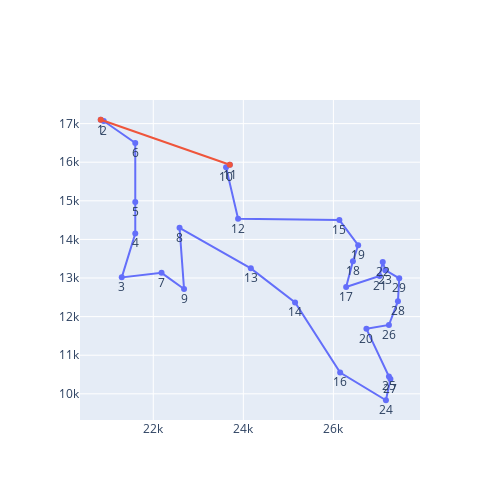

This figure's notebook cell:
### Markdown cell above
### Plota a rota da melhor solução obtida

### Code cell
# Hill-climbing

# Melhor solucao encontrada
# 28340.563  [1, 2, 6, 5, 4, 3, 7, 9, 8, 13, 14, 16, 24, 27, 25, 20, 26, 28, 29, 23, 22, 21, 17, 18, 19, 15, 12, 10, 11]

solucao = [1, 2, 6, 5, 4, 3, 7, 9, 8, 13, 14, 16, 24, 27, 25, 20, 26, 28, 29, 23, 22, 21, 17, 18, 19, 15, 12, 10, 11]

plota_rotas(df_coordenadas, solucao)

### Figure 1 — Plotly figure (JSON) as saved in the notebook; plotly's stock layout.template omitted (floating-point values rounded to 4 significant figures)
{"data": [{"mode": "lines+markers+text", "name": "", "text": ["1", "2", "6", "5", "4", "3", "7", "9", "8", "13", "14", "16", "24", "27", "25", "20", "26", "28", "29", "23", "22", "21", "17", "18", "19", "15", "12", "10", "11"], "textposition": "bottom center", "type": "scatter", "x": [20830.0, 20900, 21600, 21600, 21600, 21300, 22180.0, 22680.0, 22580.0, 24170.0, 25150.0, 26150, 27170.0, 27270.0, 27230.0, 26730.0, 27230.0, 27430.0, 27460.0, 27150.0, 27100.0, 27030.0, 26280.0, 26430.0, 26550, 26130.0, 23880.0, 23620.0, 23700], "y": [17100, 17070.0, 16500, 14970.0, 14150, 13020.0, 13130.0, 12720.0, 14300, 13250, 12370.0, 10550, 9833.0, 10380.0, 10450, 11680.0, 11780.0, 12400, 12990.0, 13200.0, 13420.0, 13050.0, 12770.0, 13430.0, 13850, 14500, 14530.0, 15870.0, 15930.0]}, {"mode": "lines+markers", "name": "", "type": "scatter", "x": [23700, 20830.0], "y": [15930.0, 17100]}], "layout": {"autosize": false, "height": 500, "showlegend": false, "width": 500}}
